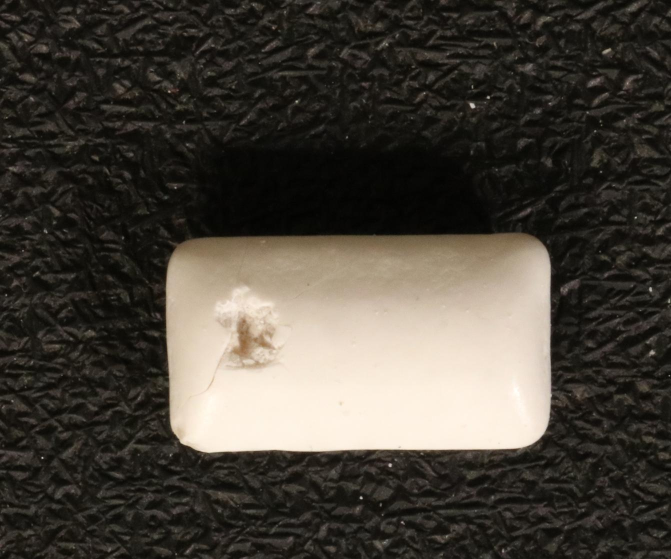
#> input picture app/uploads/000.JPG, 1342 x 1118 px (shown at 1/2 size); its folder holds only this picture in this run
$ python -i scan.py   (imports and definitions only)
#> lines starting #> are read from the running program, lines starting #| are printed output that depends on the picture
"""Scan VisA / MVTec folders into prior-CoT sample dicts (image + mask bbox + ref dir)."""

from __future__ import annotations

import os
import random
from typing import Dict, List, Optional

import numpy as np
from PIL import Image

_IMG_EXT = {".png", ".jpg", ".jpeg", ".bmp", ".tif", ".tiff"}


# [17 lines left out: function extract_bbox_from_mask, not called in this run]


def extract_targets_from_mask(mask_path: str, min_contour_area: int = 5,
                              merge_kernel_ratio: float = 0.0) -> Optional[dict]:
    """Component-aware mask parsing via ``cv2.findContours(RETR_EXTERNAL)``.

    This is the official mask→bbox convention for MVTec/VisA detection:
      - Intel Datumaro ``datumaro.util.mask_tools.mask_to_bboxes``
        (``cv2.findContours``, ``RETR_EXTERNAL``, one box per disjoint contour)
      - "Adapting Vision-Language Models for Few-Shot Industrial Defect
        Detection" (MDPI Algorithms 2026), which reformats MVTec AD masks into
        bounding boxes with ``cv2.findContours(RETR_EXTERNAL)`` and filters
        sub-``min_contour_area`` noise.

    Each disjoint connected component (8-connected external contour) yields one
    independent bounding box. Degenerate contours (<=2 points) and
    sub-threshold noise are skipped.

    When ``merge_kernel_ratio > 0``, nearby fragments are merged before box
    extraction, following AD-FM (AAAI 2026, arXiv:2508.04175): "we first apply
    morphological dilation to the raw anomaly masks for merging fragmented
    regions, then use connected component analysis to extract minimal enclosing
    boxes". AD-FM's exact kernel size is not public (supplementary only); we
    use an elliptical kernel of ``max(3, round(min(H, W) * merge_kernel_ratio))``
    px (odd). Order: denoise on the raw mask first (so sub-threshold specks are
    not amplified by dilation), then dilate, then one box per dilated
    component. ``merge_kernel_ratio = 0`` reproduces the legacy no-merge
    behavior exactly.

    Returns None for missing/empty masks, else a dict with:
      bbox                 : global union bounding box over raw mask (benchmark)
      component_bboxes     : per-component boxes [x1,y1,x2,y2] (xyxy, native px)
      num_components       : number of kept connected components
      mask_area_fraction   : defect pixels / (W*H)
      union_area_fraction  : union box area / (W*H)
    """
#> called with mask_path = '../app/uploads/000.JPG', min_contour_area = 5, merge_kernel_ratio = 0
    if mask_path is None or not os.path.exists(mask_path):
        return None
    try:
        import cv2

        mask = Image.open(mask_path).convert("L")
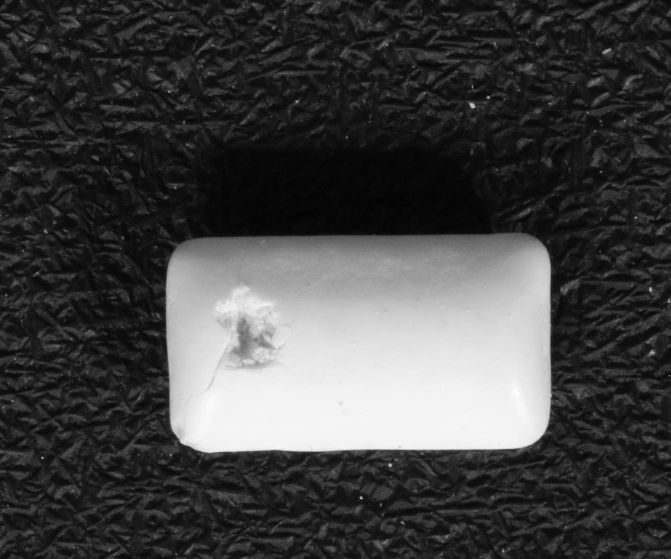
#> mask: PIL image 1342x1118 L (shown at 1/2 size); min 1, max 254, mean 66.8
        arr = np.array(mask) > 0
#> arr: shape (1118, 1342) bool; every value is 1
        if not arr.any():
            return None
        H, W = arr.shape
#> H = 1118; W = 1342
        work = arr.astype(np.uint8)
        if merge_kernel_ratio and float(merge_kernel_ratio) > 0:
            # denoise on the raw mask so dilation cannot amplify specks
            n, labels, stats, _ = cv2.connectedComponentsWithStats(work, connectivity=8)
            clean = np.zeros_like(work)
            for lab in range(1, n):
                if int(stats[lab, cv2.CC_STAT_AREA]) >= int(min_contour_area):
                    clean[labels == lab] = 1
            work = clean
            k = max(3, int(round(min(H, W) * float(merge_kernel_ratio))))
            k += 1 - (k % 2)  # odd kernel
            kernel = cv2.getStructuringElement(cv2.MORPH_ELLIPSE, (k, k))
            work = cv2.dilate(work, kernel, iterations=1)
        contours, _ = cv2.findContours(work,
                                       cv2.RETR_EXTERNAL,
                                       cv2.CHAIN_APPROX_SIMPLE)
#> contours = [[[0, 0], [0, 1117], [1341, 1117], [1341, 0]]]
        comps = []
        for contour in contours:
            if len(contour) <= 2:
                continue
            if cv2.contourArea(contour) < int(min_contour_area):
                continue
            x, y, w, h = cv2.boundingRect(contour)
            # xyxy, half-open: [x1, y1, x2, y2) with x2 = x + w, y2 = y + h
            comps.append([int(x), int(y), int(x + w), int(y + h)])
#> this loop made 1 pass
#> (contour, x, y, w, h) on pass 1: ([[0, 0], [0, 1117], [1341, 1117], [1341, 0]], 0, 0, 1342, 1118)
#> after the loop, comps = [[0, 0, 1342, 1118]]
        rows = np.any(arr, axis=1)
        cols = np.any(arr, axis=0)
        ys = np.where(rows)[0]
#> ys = 1118 values from 0 to 1117
        xs = np.where(cols)[0]
#> xs = 1342 values from 0 to 1341
        union = [int(xs[0]), int(ys[0]), int(xs[-1]) + 1, int(ys[-1]) + 1]
#> union = [0, 0, 1342, 1118]
        union_area = (union[2] - union[0]) * (union[3] - union[1])
#> union_area = 1500356
        return dict(
            bbox=union,
            component_bboxes=comps,
            num_components=len(comps),
            mask_area_fraction=float(arr.sum()) / (W * H),
            union_area_fraction=float(union_area) / (W * H),
        )
    except Exception as exc:
        raise RuntimeError(
            f'failed to extract component GT from mask: {mask_path}'
        ) from exc


# [21 lines left out: functions compute_max_boxes, _optional_int, not called in this run]


def _is_image(name: str) -> bool:
    return os.path.splitext(name)[1].lower() in _IMG_EXT


# [240 lines left out: functions _list_images, _mask_for_stem, scan_visa, scan_mvtec, augment_synthetic_anomalies, load_prior_split, not called in this run]


def _is_anomaly_sample(sample: dict) -> bool:
    return bool((sample.get("metadata") or {}).get("anomaly", False))


def _sample_class(sample: dict) -> str:
    return str((sample.get("metadata") or {}).get("class") or "_")


# [64 lines left out: functions balance_normal_anomaly, split_holdout_by_class, not called in this run]

>>> result = extract_targets_from_mask('../app/uploads/000.JPG')
#> result = {'bbox': [0, 0, 1342, 1118], 'component_bboxes': [[0, 0, 1342, 1118]], 'num_components': 1, 'mask_area_fraction': 1, 'union_area_fraction': 1}

$ run again, on app/uploads/004.JPG
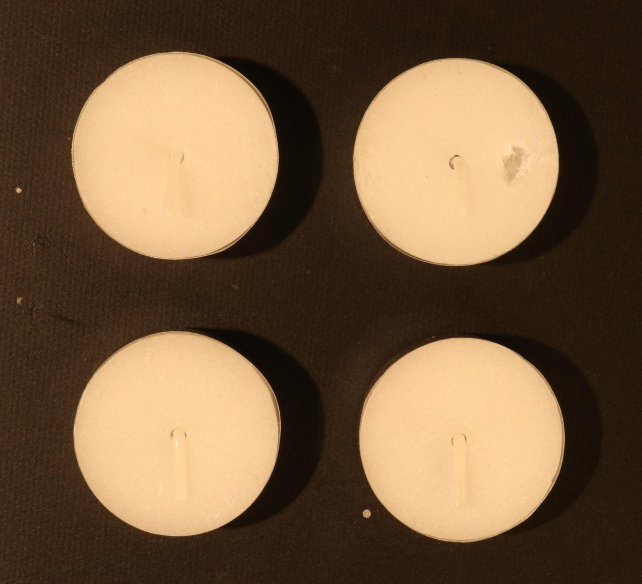
#> input picture app/uploads/004.JPG, 1284 x 1168 px (shown at 1/2 size)
#> in extract_targets_from_mask, `mask = Image.open(mask_path).convert("L")`:
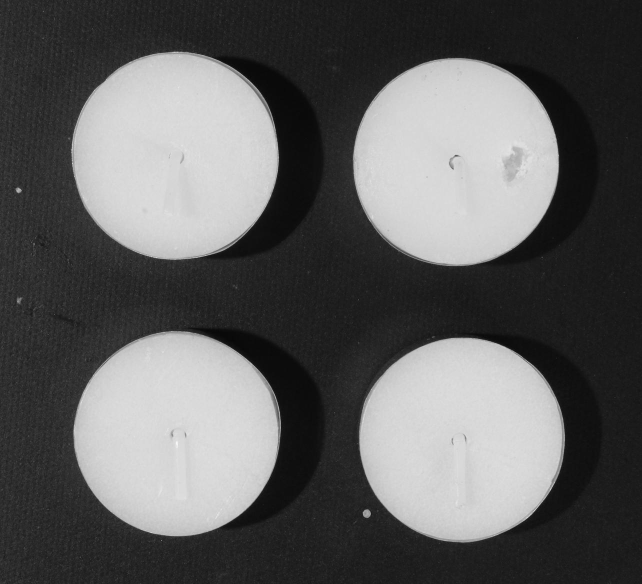
#> mask: PIL image 1284x1168 L (shown at 1/2 size); min 1, max 252, mean 95.4
#> arr: shape (1168, 1284) bool; every value is 1
#> contours = [[[0, 0], [0, 1167], [1283, 1167], [1283, 0]]]
#> the loop in extract_targets_from_mask, `for contour in contours:` made 1 pass
#> (contour, x, y, w, h) on pass 1: ([[0, 0], [0, 1167], [1283, 1167], [1283, 0]], 0, 0, 1284, 1168)
#> after the loop in extract_targets_from_mask, `for contour in contours:`: comps = [[0, 0, 1284, 1168]]
#> ys = 1168 values from 0 to 1167
#> xs = 1284 values from 0 to 1283
#> union = [0, 0, 1284, 1168]
#> union_area = 1499712
#> result = {'bbox': [0, 0, 1284, 1168], 'component_bboxes': [[0, 0, 1284, 1168]], 'num_components': 1, 'mask_area_fraction': 1, 'union_area_fraction': 1}

$ run again, on app/uploads/001.png
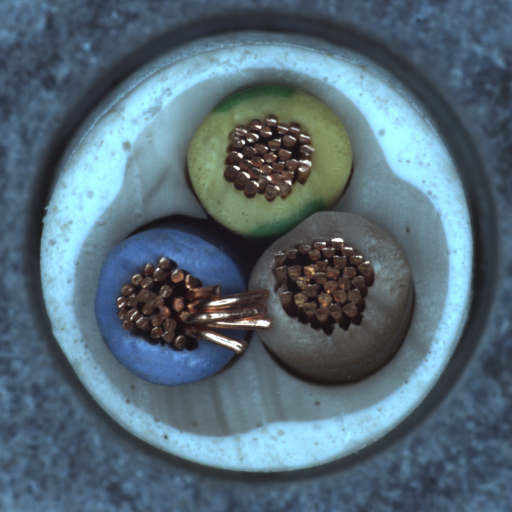
#> input picture app/uploads/001.png, 1024 x 1024 px (shown at 1/2 size)
#> in extract_targets_from_mask, `mask = Image.open(mask_path).convert("L")`:
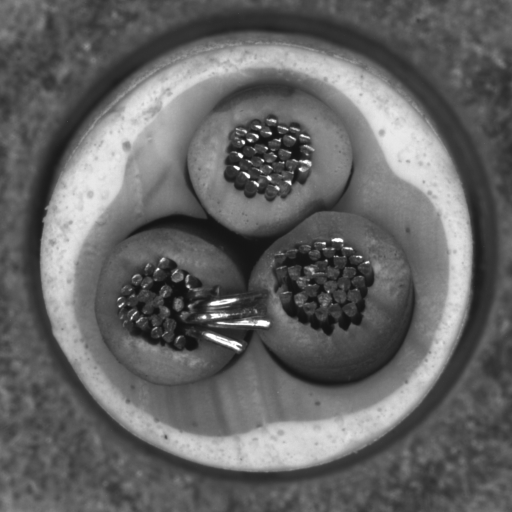
#> mask: PIL image 1024x1024 L (shown at 1/2 size); min 16, max 255, mean 101.4
#> arr: shape (1024, 1024) bool; every value is 1
#> contours = [[[0, 0], [0, 1023], [1023, 1023], [1023, 0]]]
#> the loop in extract_targets_from_mask, `for contour in contours:` made 1 pass
#> (contour, x, y, w, h) on pass 1: ([[0, 0], [0, 1023], [1023, 1023], [1023, 0]], 0, 0, 1024, 1024)
#> after the loop in extract_targets_from_mask, `for contour in contours:`: comps = [[0, 0, 1024, 1024]]
#> ys = 1024 values from 0 to 1023
#> union = [0, 0, 1024, 1024]
#> union_area = 1048576
#> result = {'bbox': [0, 0, 1024, 1024], 'component_bboxes': [[0, 0, 1024, 1024]], 'num_components': 1, 'mask_area_fraction': 1, 'union_area_fraction': 1}
